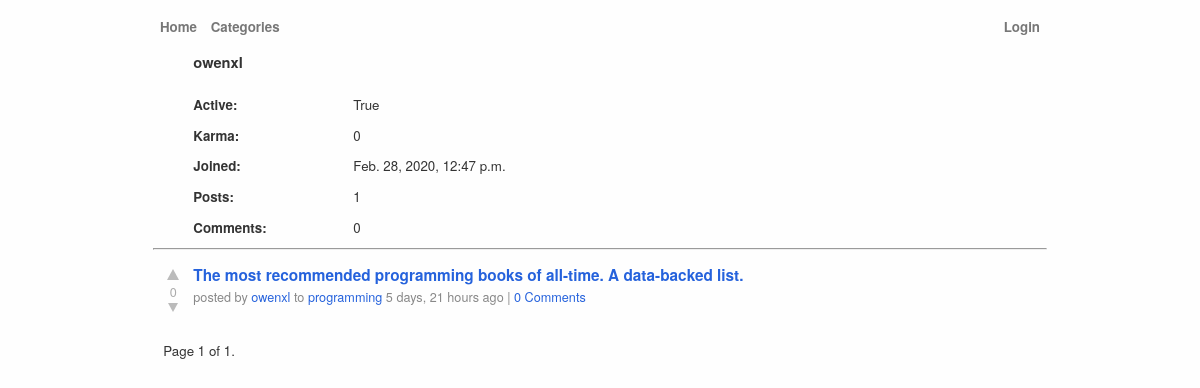
Page /u/owenxl/ on the committed database.
### posts/models.py (models this page shows, shortened)
class TimeStamp(models.Model):
    created_on = models.DateTimeField(auto_now_add=True)
    updated_on = models.DateTimeField(auto_now=True)
    class Meta:
        abstract = True

class Post(TimeStamp):
    id = models.UUIDField(primary_key=True, default=uuid.uuid4, editable=False)
    title = models.CharField(max_length=200)
    slug = models.SlugField(editable=False)
    body = models.TextField(max_length=2000, blank=True)
    link = models.URLField(blank=True)
    photo = models.ImageField(blank=True)
    votes = GenericRelation("Vote", related_query_name="post")
    favourites = GenericRelation("Favourite", related_query_name="post")
    category = models.ForeignKey(
        "Category", on_delete=models.CASCADE, related_name="posts"
    )
    user = models.ForeignKey(
        settings.AUTH_USER_MODEL,
        on_delete=models.SET(get_sentinel_user),
        related_name="posts",
    )
    objects = models.Manager()
    ranked = RankedManager()
    class Meta:
        ordering = ("-created_on",)
    def get_absolute_url(self):
        from django.urls import reverse
        return reverse("posts:post_detail", args=[str(self.id), self.slug])

class Category(TimeStamp):
    name = models.CharField(max_length=200, unique=True)
    slug = models.SlugField(editable=False)
    description = models.CharField(max_length=200)
    avatar = models.ImageField(blank=True)
    def get_absolute_url(self):
        from django.urls import reverse
        return reverse("posts:category_detail", args=[self.slug])
    class Meta:
        ordering = ("name",)
        verbose_name_plural = "categories"
    def __str__(self) -> str:
        return self.name

### posts/views.py (the view, shortened to what this page needs)
# urls.py: path("u/<str:username>/", views.user, name="user"),
def user(request, username):
    posts_query = Post.ranked.order_by("-score", "created_on")
    user_query = User.objects.prefetch_related(Prefetch("posts", queryset=posts_query))
    user_query = user_query.annotate(
        post_karma=Coalesce(Sum("posts__votes__choice"), Value(0)),
        comment_karma=Coalesce(Sum("comments__votes__choice"), Value(0)),
        karma=F("post_karma") + F("comment_karma"),
    )
    user = get_object_or_404(user_query, username=username,)
    posts = user.posts
    paginator = Paginator(posts.all(), 50)
    page_obj = paginator.get_page(request.GET.get("page"))
    return render(request, "posts/user.html", {"user": user, "page_obj": page_obj},)

### posts/models.py (called while the page is built)
    def get_queryset(self):
        return (
            super()
            .get_queryset()
            .annotate(
                total_comments=Coalesce(Count("comments", distinct=True), Value(0)),
                score=Coalesce(Sum("votes__choice", distinct=True), Value(0)),
            )
        )

### posts/templates/posts/user.html
{% extends "base.html" %}
{% load humanize %}
{% block content %}
<div class="box wide">
  <div class="legend">
    <span>
      {{ user.username }}
    </span>
  </div>
  <label class="required">Active:</label>
  <span class="d">{{ user.is_active }}</span>
  <br>
  <label class="required">Karma:</label>
  <span class="d">{{ user.karma }}</span>
  <br>
  <label class="required">Joined:</label>
  <span class="d">{{ user.date_joined }}</span>
  <br>
  <label class="required">Posts:</label>
  <span class="d">{{ user.posts.count }}</span>
  <br>
  <label class="required">Comments:</label>
  <span class="d">{{ user.comments.count|default:"0" }}</span>
</div>
<hr>
{% include "posts/post_list.html" %}
{% endblock content %}

### posts/templates/posts/post_list.html (shortened to what this page needs)
{% load humanize %}
{% if page_obj %}
  <ol class="posts list">
    {% for post in page_obj %}
      <li class="post">
          {% include "posts/post.html" %}
      </li>
    {% endfor %}
  </ol>
  <div id="pagination">
    <span class="step-links">
      <span class="current">
        Page {{ page_obj.number }} of {{ page_obj.paginator.num_pages }}.
      </span>
    </span>
  </div>
{% else %}
  <b class="text-danger">Nothing to Show</b>
{% endif %}

### posts/templates/posts/post.html (shortened to what this page needs)
{% load humanize %}
<div class="post_liner h-entry">
  <div class="voters">
      {% if post.upvoted %}
        <a class="upvoter" href=""></a>
      {% else %}
        <a class="upvoter" href="{% url 'posts:upvote_post' post.id %}?next={{ request.path|urlencode }}"></a>
      {% endif %}
      <div class="score">{{ post.score }}</div>
      {% if post.downvoted %}
        <a class="downvoter" href=""></a>
      {% else %}
        <a class="downvoter" href="{% url 'posts:downvote_post' post.id %}?next={{ request.path|urlencode }}"></a>
      {% endif %}
  </div>
  <div class="details">
    <span class="link">
      <a href="{{ post.get_absolute_url }}">{{ post.title|truncatechars:100 }}</a>
    </span>
    <div class="byline">
      posted by <a href="{% url 'posts:user' post.user %}">{{ post.user }}</a>
      to <a href="{{ post.category.get_absolute_url }}">{{ post.category }}</a> {{ post.created_on|naturaltime }}
      | <a href="{{ post.get_absolute_url }}">{{ post.total_comments }} Comment{{ post.total_comments|pluralize }}</a>
    </div>
  </div>
</div>

### posts/static/css/posts.css (style rules this page uses)
#pagination { padding-top: 2rem; padding-left: 10px; }
html { overflow-y: scroll; }
body, textarea, input, button { font-family: "helvetica neue", arial, sans-serif; font-size: 10pt; color: #333; line-height: 1.45em; }
body { background-color: #fefefe; }
a { color: #2562dc; cursor: pointer; }
ol.posts, ol.comments, ol.search_results { padding: 0; list-style: none; margin: 0; }
div.voters { float: left; margin-top: 0px; width: 40px; }
div.voters div.score { color: #aaa; font-size: 9pt; margin-top: 1px; margin-bottom: -3px; text-align: center; }
li.post div.voters div.score { font-size: 9.5pt; margin-top: 2px; }
div.voters .upvoter, div.voters .downvoter { border-color: transparent transparent #bbb transparent; border-style: solid; border-width: 6px; text-decoration: none; width: 0px; height: 0; margin-bottom: 0px; margin-left: 14px; padding: 0; display: block; }
div.voters .upvoter { border-bottom-width: 11px; }
div.voters .downvoter { border-color: #bbb transparent transparent transparent; border-width: 5px; margin-top: 4px; margin-left: 15px; margin-bottom: -5px; border-top-width: 9px; }
li.post { clear: both; }
ol.posts li.post div.post_liner { padding-top: 0.25em; padding-bottom: 0.25em; }
ol.posts li:first-child div.post_liner { padding-top: 0.5em; }
li div.details { padding-top: 0.1em; }
li .link { font-weight: bold; vertical-align: middle; }
li .link a { font-size: 11.5pt; text-decoration: none; }
li .byline { color: #888; font-size: 9.5pt; }
li.post .byline { margin-top: 1px; }
li .byline a { text-decoration: none; }
li div.details, div.post_content { margin-left: 40px; margin-right: 40px; }
.box { border: 0; margin: 0 40px; padding: 0; }
.box .legend { margin-bottom: 1em; padding: 0; font-weight: bold; font-size: 11pt; }
.box label { display: block; float: left; margin-bottom: 4px; }
.box label.required { font-weight: bold; }
.box label, .box span, .box select, .box br { line-height: 2em; }
.box label { width: 7em; line-height: 2em; vertical-align: middle; }
.box.wide label { width: 12em; }

### rows in the picture
Post: score "0", title "The most recommended programming books of all-time. A data-backed list.", user "owenxl", category "programming", created_on "5 days, 21 hours ago", total_comments "0"

### other values in the picture
{{ user.username }} "owenxl"
{{ user.is_active }} "True"
{{ user.karma }} "0"
{{ user.date_joined }} "Feb. 28, 2020, 12:47 p.m."
{{ user.posts.count }} "1"
{{ user.comments.count|default:"0" }} "0"
{{ page_obj.number }} "1"
{{ page_obj.paginator.num_pages }} "1"
